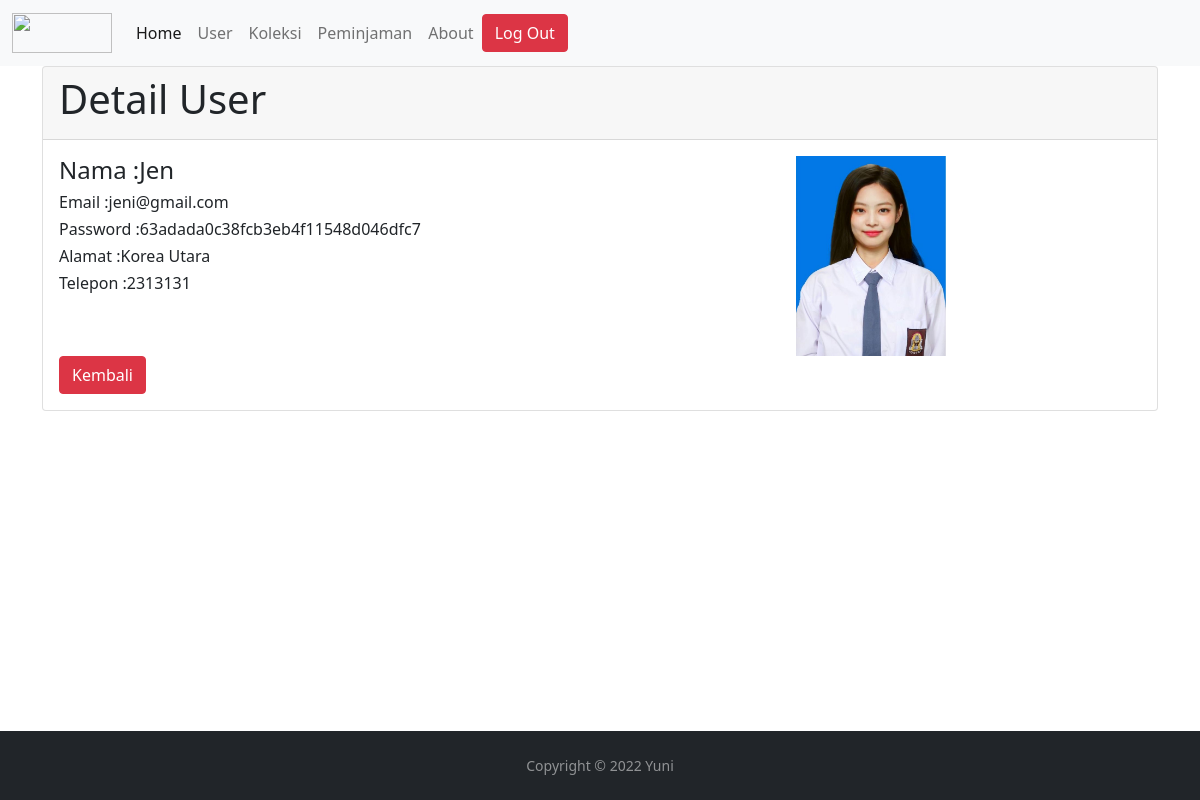
/index.php/user/detail/15, run on the app's committed database.
### tables this page shows
CREATE TABLE `users` (
  `id` int(5) NOT NULL,
  `nama` varchar(255) NOT NULL,
  `email` varchar(50) NOT NULL,
  `password` varchar(100) NOT NULL,
  `alamat` varchar(255) NOT NULL,
  `telepon` varchar(25) NOT NULL,
  `profile` text NOT NULL,
  `cookies` varchar(255) NOT NULL,
  `created_at` datetime NOT NULL,
  `update_at` datetime NOT NULL
);

### application/controllers/User.php (called while the page is built, shortened)
<?php
class User extends CI_Controller
{
    public function __construct()
    {
        $this->load->helper(array('text', 'url'));
        $this->load->model('Usermodel');
    }
    public function detail($a = null)
    {
        $data['detail'] = $this->Usermodel->get_detail_user($a);
        $this->load->view('header');
        $this->load->view('user/detailUser', $data);
        $this->load->view('footer');
    }
}

### index.php (called while the page is built, shortened)
<?php
require_once BASEPATH.'core/CodeIgniter.php';

### application/views/user/detailUser.php (the view, shortened to what this page needs)
<!DOCTYPE html>
<html lang="en">
<head>
</head>
<body>
    <div class="container">
        <div class="row">
            <div class="col-12">
                <div class="card">
                    <div class="card-header">
                        <h1>Detail User</h1>
                    </div>
                    <div class="card-body">
                        <div class="row">
                            <div class="col-8">
                                <h4 class="card-title">Nama :<?php echo $detail['nama'] ?></h4>
                                <h6>Email :<?php echo $detail['email'] ?></h6>
                                <h6>Password :<?php echo $detail['password'] ?></h6>
                                <h6>Alamat :<?php echo $detail['alamat'] ?></h6>
                                <h6>Telepon :<?php echo $detail['telepon'] ?></h6>
                            </div>
                            <div class="col-4">
                                <td><img style="width:150px" src="<?php echo base_url('assets/img/fotoprofile/' . $detail['profile']) ?>" alt=""></td>
                            </div>
                        </div>
                        <a href="<?= base_url('User'); ?>" class="btn btn-danger btn-md">Kembali</a>
                    </div>
                </div>
            </div>
        </div>
    </div>
</body>
</html>

### data on the page
users: nama "Jen", email "jeni@gmail.com", password "63adada0c38fcb3eb4f11548d046dfc7", alamat "Korea Utara", telepon "2313131", profile (picture)
